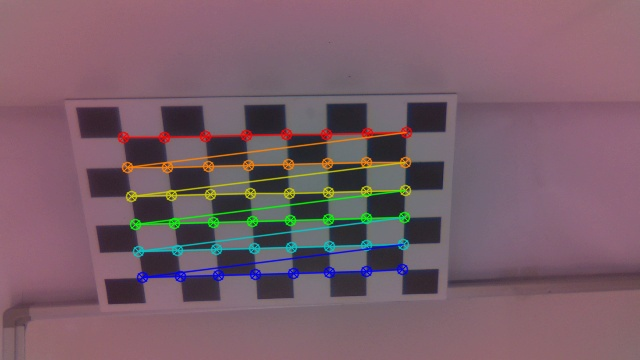
#> input picture images/detectedCorners/left_with_corners_0.jpg, 640 x 360 px, given as the content of the folder ../images/saved_frames, which was not available
$ python JulyCal.py   (older library calls are emulated)
#> lines starting #> are read from the running program, lines starting #| are printed output that depends on the picture; pictures that were not available may be replaced by others from this repository, and a replacement may not be noted
import cv2
import numpy as np
import os
import glob

def split_stereo_image(stereo_image):
    if stereo_image is None or len(stereo_image) == 0:
        print("Error: Stereo image is empty or None")
        return None, None

    height, width = stereo_image.shape[:2]
    midpoint = width // 2
    left_img = stereo_image[:, :midpoint]
    right_img = stereo_image[:, midpoint:]
    return left_img, right_img

def find_chessboard_corners(image, board_size):
    gray = cv2.cvtColor(image, cv2.COLOR_BGR2GRAY)
    ret, corners = cv2.findChessboardCorners(gray, board_size, None)
    if ret:
        print("Chessboard corners detected.")
        criteria = (cv2.TERM_CRITERIA_EPS + cv2.TERM_CRITERIA_MAX_ITER, 30, 0.001)
        corners = cv2.cornerSubPix(gray, corners, (11, 11), (-1, -1), criteria)
        # Draw and display the corners
        cv2.drawChessboardCorners(image, board_size, corners, ret)
    else:
        print("Error: Chessboard corners not detected.")
    return ret, corners, image

def stereo_calibrate(stereo_images, board_size, square_size):
    objp = np.zeros((board_size[0]*board_size[1], 3), np.float32)
    objp[:, :2] = np.mgrid[0:board_size[0], 0:board_size[1]].T.reshape(-1, 2)
    objp *= square_size

    objpoints = []
    imgpoints_left = []
    imgpoints_right = []
    img_size = None

    for idx, stereo_img_path in enumerate(stereo_images):
        stereo_img = cv2.imread(stereo_img_path)
        left_img, right_img = split_stereo_image(stereo_img)

        if left_img is None or right_img is None:
            print(f"Skipping image pair {idx} due to split error.")
            continue

        if img_size is None:
            img_size = (left_img.shape[1], left_img.shape[0])

        ret_left, corners_left, left_img_with_corners = find_chessboard_corners(left_img, board_size)
        ret_right, corners_right, right_img_with_corners = find_chessboard_corners(right_img, board_size)

        if ret_left and ret_right:
            objpoints.append(objp)
            imgpoints_left.append(corners_left)
            imgpoints_right.append(corners_right)

            # Save images with detected corners
            cv2.imwrite(f'../images/detectedCorners/left_with_corners_{idx}.jpg', left_img_with_corners)
            cv2.imwrite(f'../images/detectedCorners/right_with_corners_{idx}.jpg', right_img_with_corners)
        else:
            print(f"Skipping image pair {idx} due to chessboard corner detection failure.")

    if len(imgpoints_left) == 0 or len(imgpoints_right) == 0:
        print("Error: No valid image points were found.")
        return None

    # Calibrate the left camera
    ret_left, mtx_left, dist_left, rvecs_left, tvecs_left = cv2.calibrateCamera(objpoints, imgpoints_left, img_size, None, None)

    # Calibrate the right camera
    ret_right, mtx_right, dist_right, rvecs_right, tvecs_right = cv2.calibrateCamera(objpoints, imgpoints_right, img_size, None, None)

    # Perform stereo calibration
    ret, mtx_left, dist_left, mtx_right, dist_right, R, T, E, F = cv2.stereoCalibrate(
        objpoints, imgpoints_left, imgpoints_right,
        mtx_left, dist_left,
        mtx_right, dist_right,
        img_size, criteria=(cv2.TERM_CRITERIA_EPS + cv2.TERM_CRITERIA_MAX_ITER, 30, 1e-6),
        flags=cv2.CALIB_FIX_INTRINSIC
    )

    # Perform rectification
    R1, R2, P1, P2, Q, valid_roi1, valid_roi2 = cv2.stereoRectify(
        mtx_left, dist_left,
        mtx_right, dist_right,
        img_size, R, T,
        flags=cv2.CALIB_ZERO_DISPARITY,
        alpha=0
    )

    return {
        "mtx_left": mtx_left, "dist_left": dist_left,
        "mtx_right": mtx_right, "dist_right": dist_right,
        "R": R, "T": T, "E": E, "F": F,
        "R1": R1, "R2": R2, "P1": P1, "P2": P2, "Q": Q,
        "valid_roi1": valid_roi1, "valid_roi2": valid_roi2
    }

def main():
    square_size = 30  # Size of the chessboard square in mm
    board_size = (8, 6)  # Number of inner corners in the chessboard pattern
    image_folder = '../images/saved_frames'  # Folder containing stereo images

    stereo_image_files = sorted(glob.glob(os.path.join(image_folder, '*.jpg')))

    # Display images to verify they contain the chessboard pattern and are split correctly
    for idx, stereo_img_path in enumerate(stereo_image_files):
        stereo_img = cv2.imread(stereo_img_path)
#> stereo_img is the input picture: shape (360, 640, 3); mean B, G, R 104.8, 94.3, 120.8
        left_img, right_img = split_stereo_image(stereo_img)
#> in split_stereo_image, `left_img = stereo_image[:, :midpoint]`:
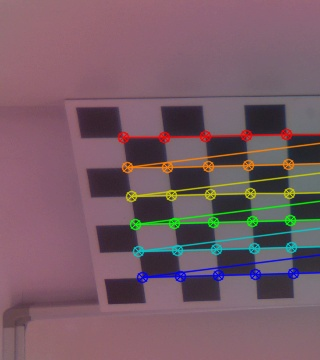
#> left_img: shape (360, 320, 3); mean B, G, R 101.7, 92.1, 119
#> in split_stereo_image, `right_img = stereo_image[:, midpoint:]`:
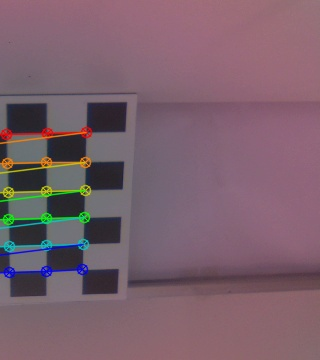
#> right_img: shape (360, 320, 3); mean B, G, R 107.8, 96.5, 122.5
        if left_img is None or right_img is None:
            print(f"Error: Failed to split image {stereo_img_path}")
            continue
        combined = np.hstack((left_img, right_img))
        cv2.imshow(f"Image Pair {idx}", combined)
        cv2.waitKey(500)
    cv2.destroyAllWindows()

    calibration_data = stereo_calibrate(stereo_image_files, board_size, square_size)
#> in find_chessboard_corners, `gray = cv2.cvtColor(image, cv2.COLOR_BGR2GRAY)`:
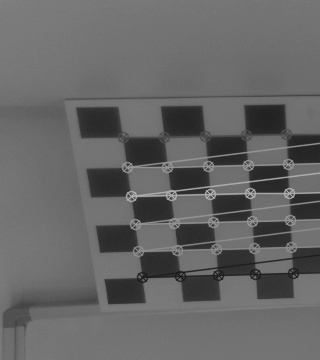
#> gray: shape (360, 320); min 23, max 181, mean 101.2
#> in find_chessboard_corners, `ret, corners = cv2.findChessboardCorners(gray, board_size, None)`: ret = False; corners = None
#> in stereo_calibrate, `ret_left, corners_left, left_img_with_corners = find_chessboard_corner..`: ret_left = False
#> call 2 of find_chessboard_corners, with board_size = (8, 6)
#> in find_chessboard_corners (call 2), `gray = cv2.cvtColor(image, cv2.COLOR_BGR2GRAY)`:
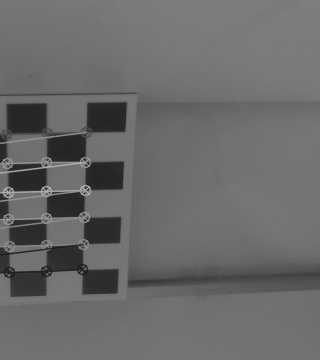
#> gray: shape (360, 320); min 24, max 182, mean 105.6
    if calibration_data is None:
        print("Stereo calibration failed.")
        return

    # Save calibration data to file
    np.savez('../data/stereo_calibration_data.npz', **calibration_data)
    print("Stereo calibration data saved.")

    # Load calibration data from file and display rectified images
    data = np.load('../data/stereo_calibration_data.npz')
    mtx_left = data['mtx_left']
    dist_left = data['dist_left']
    mtx_right = data['mtx_right']
    dist_right = data['dist_right']
    R1 = data['R1']
    R2 = data['R2']
    P1 = data['P1']
    P2 = data['P2']
    valid_roi1 = data['valid_roi1']
    valid_roi2 = data['valid_roi2']

    for idx, stereo_img_path in enumerate(stereo_image_files):
        stereo_img = cv2.imread(stereo_img_path)
        left_img, right_img = split_stereo_image(stereo_img)
        if left_img is None or right_img is None:
            continue

        map_left1, map_left2 = cv2.initUndistortRectifyMap(mtx_left, dist_left, R1, P1, (left_img.shape[1], left_img.shape[0]), cv2.CV_16SC2)
        map_right1, map_right2 = cv2.initUndistortRectifyMap(mtx_right, dist_right, R2, P2, (right_img.shape[1], right_img.shape[0]), cv2.CV_16SC2)

        rect_left = cv2.remap(left_img, map_left1, map_left2, cv2.INTER_LINEAR)
        rect_right = cv2.remap(right_img, map_right1, map_right2, cv2.INTER_LINEAR)

        combined_rectified = np.hstack((rect_left, rect_right))
        cv2.imwrite(f'../images/output/rectified_{idx}.jpg', combined_rectified)
        cv2.imshow('Rectified', combined_rectified)
        cv2.waitKey(500)

    cv2.destroyAllWindows()

if __name__ == "__main__":
    main()

$ run again, on images/detectedCorners/left_with_corners_13.jpg
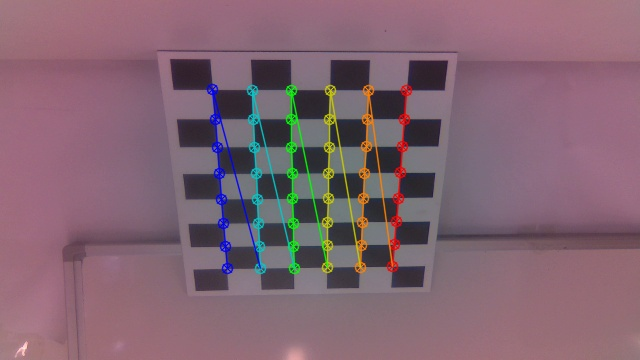
#> input picture images/detectedCorners/left_with_corners_13.jpg, 640 x 360 px, given as the content of the folder ../images/saved_frames, which was not available
#> in main, stereo_img is the input picture: shape (360, 640, 3); mean B, G, R 113.1, 100.7, 129.7
#> in find_chessboard_corners, `gray = cv2.cvtColor(image, cv2.COLOR_BGR2GRAY)`:
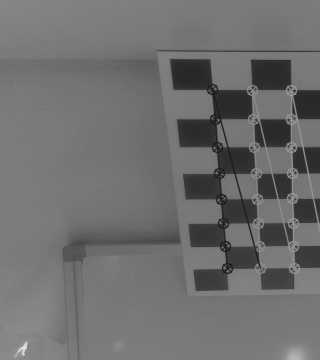
#> gray: shape (360, 320); min 24, max 237, mean 110.1
#> ret = False; corners = None
#> ret_left = False
#> in find_chessboard_corners (call 2), `gray = cv2.cvtColor(image, cv2.COLOR_BGR2GRAY)`:
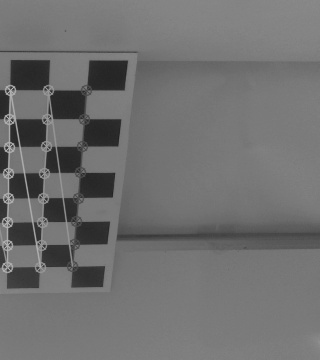
#> gray: shape (360, 320); min 32, max 183, mean 111.4

$ run again, on images/detectedCorners/left_with_corners_14.jpg
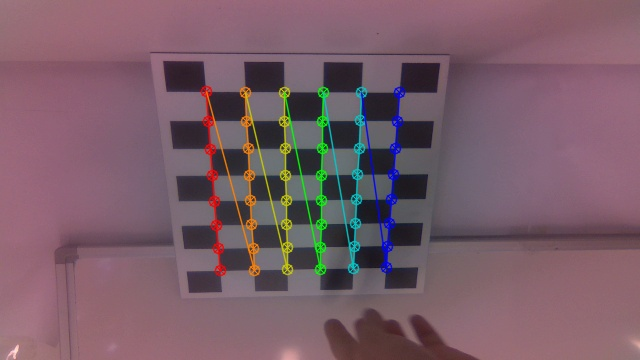
#> input picture images/detectedCorners/left_with_corners_14.jpg, 640 x 360 px, given as the content of the folder ../images/saved_frames, which was not available
#> in main, stereo_img is the input picture: shape (360, 640, 3); mean B, G, R 103.8, 92.9, 120.8
#> in find_chessboard_corners, `gray = cv2.cvtColor(image, cv2.COLOR_BGR2GRAY)`:
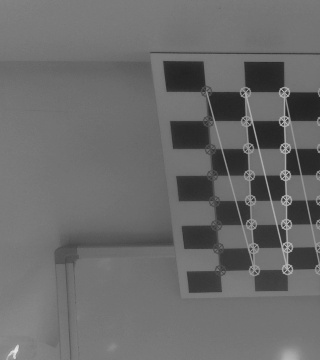
#> gray: shape (360, 320); min 32, max 231, mean 106.4
#> ret = False; corners = None
#> ret_left = False
#> in find_chessboard_corners (call 2), `gray = cv2.cvtColor(image, cv2.COLOR_BGR2GRAY)`:
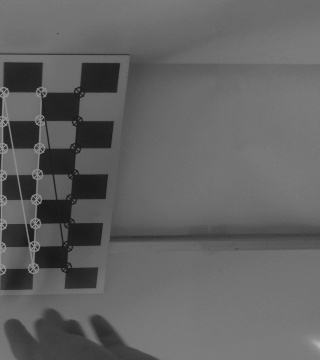
#> gray: shape (360, 320); min 21, max 183, mean 98.6

$ run again, on images/detectedCorners/left_with_corners_17.jpg
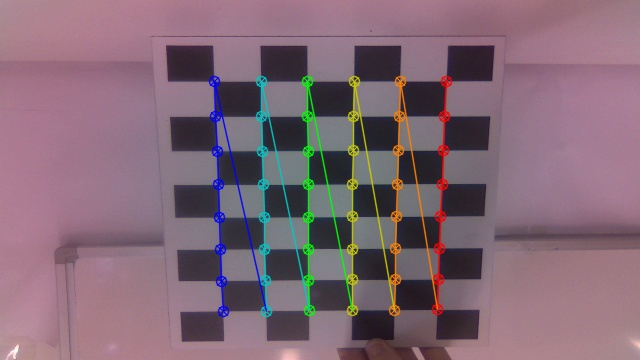
#> input picture images/detectedCorners/left_with_corners_17.jpg, 640 x 360 px, given as the content of the folder ../images/saved_frames, which was not available
#> in main, stereo_img is the input picture: shape (360, 640, 3); mean B, G, R 116.8, 104.5, 129.6
#> in find_chessboard_corners, `gray = cv2.cvtColor(image, cv2.COLOR_BGR2GRAY)`:
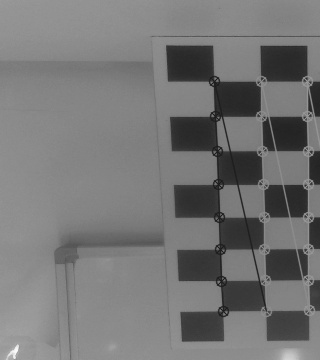
#> gray: shape (360, 320); min 24, max 251, mean 117.8
#> ret = False; corners = None
#> ret_left = False
#> in find_chessboard_corners (call 2), `gray = cv2.cvtColor(image, cv2.COLOR_BGR2GRAY)`:
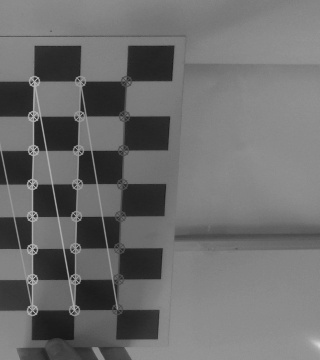
#> gray: shape (360, 320); min 22, max 216, mean 109
